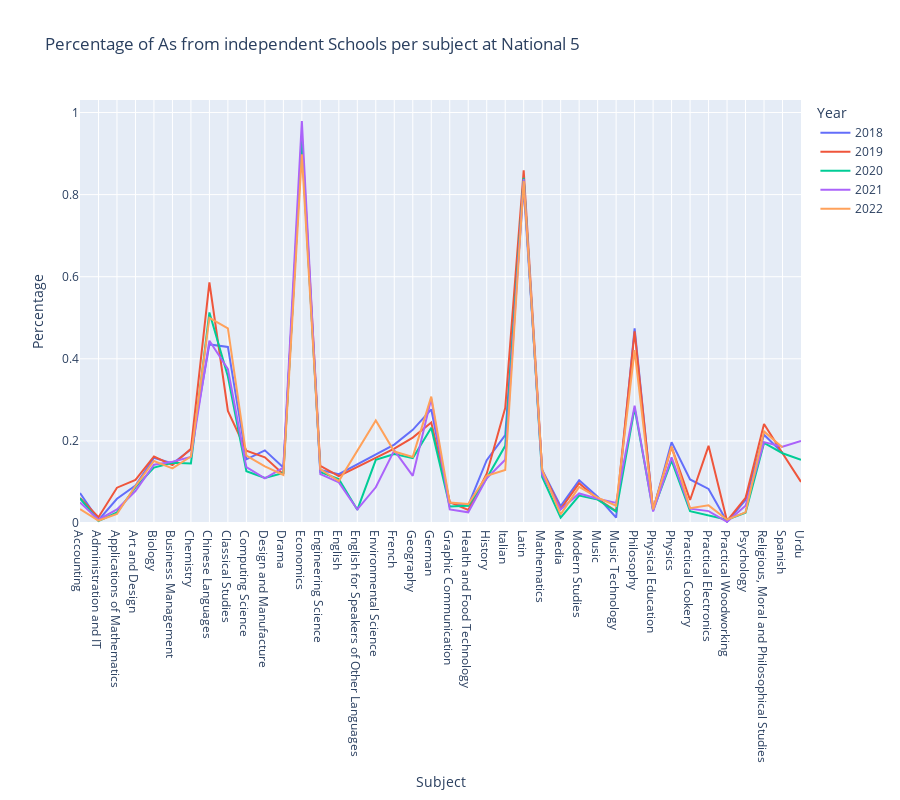

Here is the notebook cell this chart was saved with:
### Code cell
# Plot graph

# Create a list of subjects in alphabetical order
subjects = sorted(dfc['Subject'].unique())
years = sorted(dfc['Year'].unique())

fig = px.line(dfc, x = "Subject", y = "perc", 
                color = "Year",
                #barmode = 'overlay',
                width = 900,
                height = 800,
                category_orders = {'Subject' : subjects, 'Year' : years},
                labels = {"perc": "Percentage"},
                title = 'Percentage of As from independent Schools per subject at ' + level_label
                )

fig.update_yaxes(rangemode = "tozero")

fig.write_html('./graphs/ind_perc_' + level + '.html')

fig.show()

### Figure 1 — Plotly figure (JSON) as saved in the notebook; plotly's stock layout.template omitted (floating-point values rounded to 4 significant figures)
{"data": [{"hovertemplate": "Year=2018<br>Subject=%{x}<br>Percentage=%{y}<extra></extra>", "legendgroup": "2018", "line": {"color": "#636efa", "dash": "solid"}, "marker": {"symbol": "circle"}, "mode": "lines", "name": "2018", "orientation": "v", "showlegend": true, "type": "scatter", "x": ["Accounting", "Administration and IT", "Applications of Mathematics", "Art and Design", "Biology", "Business Management", "Chemistry", "Chinese Languages", "Classical Studies", "Computing Science", "Design and Manufacture", "Drama", "Economics", "Engineering Science", "English", "French", "Geography", "German", "Graphic Communication", "Health and Food Technology", "History", "Italian", "Latin", "Mathematics", "Media", "Modern Studies", "Music", "Music Technology", "Philosophy", "Physical Education", "Physics", "Practical Cookery", "Practical Electronics", "Practical Woodworking", "Psychology", "Religious, Moral and Philosophical Studies", "Spanish"], "xaxis": "x", "y": [0.073, 0.007, 0.059, 0.091, 0.159, 0.145, 0.179, 0.435, 0.429, 0.155, 0.177, 0.135, 0.925, 0.129, 0.119, 0.191, 0.227, 0.277, 0.049, 0.043, 0.153, 0.214, 0.819, 0.129, 0.041, 0.104, 0.064, 0.013, 0.474, 0.031, 0.197, 0.106, 0.083, 0.003, 0.056, 0.215, 0.171], "yaxis": "y"}, {"hovertemplate": "Year=2019<br>Subject=%{x}<br>Percentage=%{y}<extra></extra>", "legendgroup": "2019", "line": {"color": "#EF553B", "dash": "solid"}, "marker": {"symbol": "circle"}, "mode": "lines", "name": "2019", "orientation": "v", "showlegend": true, "type": "scatter", "x": ["Accounting", "Administration and IT", "Applications of Mathematics", "Art and Design", "Biology", "Business Management", "Chemistry", "Chinese Languages", "Classical Studies", "Computing Science", "Design and Manufacture", "Drama", "Economics", "Engineering Science", "English", "French", "Geography", "German", "Graphic Communication", "Health and Food Technology", "History", "Italian", "Latin", "Mathematics", "Media", "Modern Studies", "Music", "Music Technology", "Philosophy", "Physical Education", "Physics", "Practical Cookery", "Practical Electronics", "Practical Woodworking", "Psychology", "Religious, Moral and Philosophical Studies", "Spanish", "Urdu"], "xaxis": "x", "y": [0.061, 0.014, 0.086, 0.105, 0.162, 0.141, 0.181, 0.586, 0.273, 0.176, 0.16, 0.119, 0.943, 0.139, 0.114, 0.181, 0.208, 0.245, 0.051, 0.032, 0.12, 0.28, 0.859, 0.127, 0.034, 0.097, 0.058, 0.029, 0.467, 0.032, 0.185, 0.056, 0.188, 0.005, 0.061, 0.241, 0.17, 0.1], "yaxis": "y"}, {"hovertemplate": "Year=2020<br>Subject=%{x}<br>Percentage=%{y}<extra></extra>", "legendgroup": "2020", "line": {"color": "#00cc96", "dash": "solid"}, "marker": {"symbol": "circle"}, "mode": "lines", "name": "2020", "orientation": "v", "showlegend": true, "type": "scatter", "x": ["Accounting", "Administration and IT", "Applications of Mathematics", "Art and Design", "Biology", "Business Management", "Chemistry", "Chinese Languages", "Classical Studies", "Computing Science", "Design and Manufacture", "Drama", "Economics", "Engineering Science", "English", "English for Speakers of Other Languages", "Environmental Science", "French", "Geography", "German", "Graphic Communication", "Health and Food Technology", "History", "Italian", "Latin", "Mathematics", "Media", "Modern Studies", "Music", "Music Technology", "Philosophy", "Physical Education", "Physics", "Practical Cookery", "Practical Woodworking", "Psychology", "Religious, Moral and Philosophical Studies", "Spanish", "Urdu"], "xaxis": "x", "y": [0.06, 0.005, 0.026, 0.087, 0.135, 0.147, 0.145, 0.513, 0.357, 0.126, 0.11, 0.122, 0.932, 0.124, 0.107, 0.032, 0.154, 0.168, 0.158, 0.232, 0.04, 0.042, 0.109, 0.188, 0.841, 0.112, 0.013, 0.067, 0.057, 0.028, 0.28, 0.031, 0.152, 0.029, 0.008, 0.025, 0.195, 0.17, 0.154], "yaxis": "y"}, {"hovertemplate": "Year=2021<br>Subject=%{x}<br>Percentage=%{y}<extra></extra>", "legendgroup": "2021", "line": {"color": "#ab63fa", "dash": "solid"}, "marker": {"symbol": "circle"}, "mode": "lines", "name": "2021", "orientation": "v", "showlegend": true, "type": "scatter", "x": ["Accounting", "Administration and IT", "Applications of Mathematics", "Art and Design", "Biology", "Business Management", "Chemistry", "Chinese Languages", "Classical Studies", "Computing Science", "Design and Manufacture", "Drama", "Economics", "Engineering Science", "English", "English for Speakers of Other Languages", "Environmental Science", "French", "Geography", "German", "Graphic Communication", "Health and Food Technology", "History", "Italian", "Latin", "Mathematics", "Media", "Modern Studies", "Music", "Music Technology", "Philosophy", "Physical Education", "Physics", "Practical Cookery", "Practical Electronics", "Practical Woodworking", "Psychology", "Religious, Moral and Philosophical Studies", "Spanish", "Urdu"], "xaxis": "x", "y": [0.05, 0.008, 0.033, 0.078, 0.142, 0.149, 0.161, 0.444, 0.375, 0.136, 0.109, 0.135, 0.979, 0.119, 0.099, 0.033, 0.087, 0.177, 0.115, 0.303, 0.033, 0.026, 0.109, 0.154, 0.838, 0.119, 0.033, 0.072, 0.059, 0.049, 0.286, 0.028, 0.16, 0.035, 0.029, 0.003, 0.042, 0.197, 0.186, 0.2], "yaxis": "y"}, {"hovertemplate": "Year=2022<br>Subject=%{x}<br>Percentage=%{y}<extra></extra>", "legendgroup": "2022", "line": {"color": "#FFA15A", "dash": "solid"}, "marker": {"symbol": "circle"}, "mode": "lines", "name": "2022", "orientation": "v", "showlegend": true, "type": "scatter", "x": ["Accounting", "Administration and IT", "Applications of Mathematics", "Art and Design", "Biology", "Business Management", "Chemistry", "Chinese Languages", "Classical Studies", "Computing Science", "Design and Manufacture", "Drama", "Economics", "Engineering Science", "English", "Environmental Science", "French", "Geography", "German", "Graphic Communication", "Health and Food Technology", "History", "Italian", "Latin", "Mathematics", "Media", "Modern Studies", "Music", "Music Technology", "Philosophy", "Physical Education", "Physics", "Practical Cookery", "Practical Electronics", "Practical Woodworking", "Psychology", "Religious, Moral and Philosophical Studies", "Spanish"], "xaxis": "x", "y": [0.034, 0.006, 0.022, 0.09, 0.151, 0.133, 0.162, 0.5, 0.474, 0.164, 0.138, 0.117, 0.898, 0.131, 0.102, 0.25, 0.174, 0.161, 0.308, 0.05, 0.046, 0.115, 0.129, 0.833, 0.129, 0.021, 0.088, 0.062, 0.042, 0.421, 0.033, 0.186, 0.036, 0.043, 0.008, 0.026, 0.223, 0.184], "yaxis": "y"}], "layout": {"height": 800, "legend": {"title": {"text": "Year"}, "tracegroupgap": 0}, "title": {"text": "Percentage of As from independent Schools per subject at National 5"}, "width": 900, "xaxis": {"anchor": "y", "categoryarray": ["Accounting", "Administration and IT", "Applications of Mathematics", "Art and Design", "Biology", "Business Management", "Chemistry", "Chinese Languages", "Classical Studies", "Computing Science", "Design and Manufacture", "Drama", "Economics", "Engineering Science", "English", "English for Speakers of Other Languages", "Environmental Science", "French", "Geography", "German", "Graphic Communication", "Health and Food Technology", "History", "Italian", "Latin", "Mathematics", "Media", "Modern Studies", "Music", "Music Technology", "Philosophy", "Physical Education", "Physics", "Practical Cookery", "Practical Electronics", "Practical Woodworking", "Psychology", "Religious, Moral and Philosophical Studies", "Spanish", "Urdu"], "categoryorder": "array", "domain": [0, 1], "title": {"text": "Subject"}}, "yaxis": {"anchor": "x", "domain": [0, 1], "rangemode": "tozero", "title": {"text": "Percentage"}}}}
